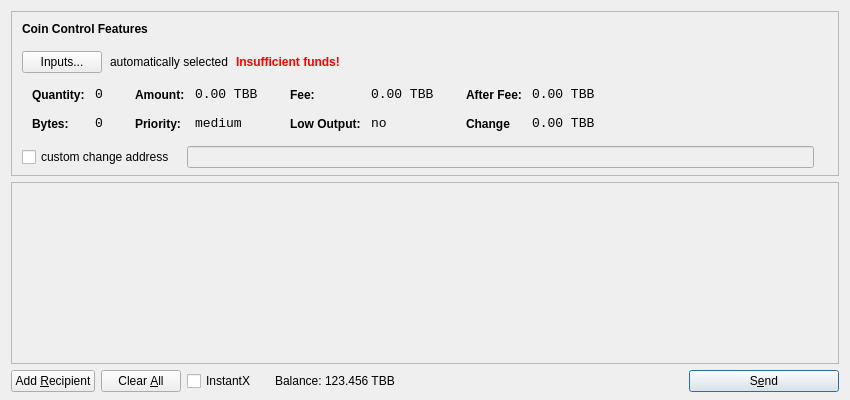
<?xml version="1.0" encoding="UTF-8"?>
<ui version="4.0">
 <class>SendCoinsDialog</class>
 <widget class="QDialog" name="SendCoinsDialog">
  <property name="geometry">
   <rect>
    <x>0</x>
    <y>0</y>
    <width>850</width>
    <height>400</height>
   </rect>
  </property>
  <property name="windowTitle">
   <string>Send Coins</string>
  </property>
  <property name="styleSheet">
   <string notr="true"/>
  </property>
  <layout class="QVBoxLayout" name="verticalLayout" stretch="0,1,0">
   <property name="bottomMargin">
    <number>8</number>
   </property>
   <item>
    <widget class="QFrame" name="frameCoinControl">
     <property name="sizePolicy">
      <sizepolicy hsizetype="Expanding" vsizetype="Expanding">
       <horstretch>0</horstretch>
       <verstretch>0</verstretch>
      </sizepolicy>
     </property>
     <property name="maximumSize">
      <size>
       <width>16777215</width>
       <height>16777215</height>
      </size>
     </property>
     <property name="frameShape">
      <enum>QFrame::StyledPanel</enum>
     </property>
     <property name="frameShadow">
      <enum>QFrame::Sunken</enum>
     </property>
     <layout class="QVBoxLayout" name="verticalLayoutCoinControl2">
      <property name="spacing">
       <number>6</number>
      </property>
      <property name="leftMargin">
       <number>0</number>
      </property>
      <property name="topMargin">
       <number>0</number>
      </property>
      <property name="rightMargin">
       <number>0</number>
      </property>
      <property name="bottomMargin">
       <number>6</number>
      </property>
      <item>
       <layout class="QVBoxLayout" name="verticalLayoutCoinControl" stretch="0,0,0,0,1">
        <property name="spacing">
         <number>0</number>
        </property>
        <property name="leftMargin">
         <number>10</number>
        </property>
        <property name="topMargin">
         <number>10</number>
        </property>
        <item>
         <layout class="QHBoxLayout" name="horizontalLayoutCoinControl1">
          <property name="bottomMargin">
           <number>15</number>
          </property>
          <item>
           <widget class="QLabel" name="labelCoinControlFeatures">
            <property name="sizePolicy">
             <sizepolicy hsizetype="Preferred" vsizetype="Maximum">
              <horstretch>0</horstretch>
              <verstretch>0</verstretch>
             </sizepolicy>
            </property>
            <property name="font">
             <font>
              <weight>75</weight>
              <bold>true</bold>
             </font>
            </property>
            <property name="styleSheet">
             <string notr="true">font-weight:bold;</string>
            </property>
            <property name="text">
             <string>Coin Control Features</string>
            </property>
           </widget>
          </item>
         </layout>
        </item>
        <item>
         <layout class="QHBoxLayout" name="horizontalLayoutCoinControl2" stretch="0,0,0,0">
          <property name="spacing">
           <number>8</number>
          </property>
          <property name="bottomMargin">
           <number>10</number>
          </property>
          <item>
           <widget class="QPushButton" name="pushButtonCoinControl">
            <property name="styleSheet">
             <string notr="true"/>
            </property>
            <property name="text">
             <string>Inputs...</string>
            </property>
           </widget>
          </item>
          <item>
           <widget class="QLabel" name="labelCoinControlAutomaticallySelected">
            <property name="text">
             <string>automatically selected</string>
            </property>
            <property name="margin">
             <number>5</number>
            </property>
           </widget>
          </item>
          <item>
           <widget class="QLabel" name="labelCoinControlInsuffFunds">
            <property name="font">
             <font>
              <weight>75</weight>
              <bold>true</bold>
             </font>
            </property>
            <property name="styleSheet">
             <string notr="true">color:red;font-weight:bold;</string>
            </property>
            <property name="text">
             <string>Insufficient funds!</string>
            </property>
            <property name="margin">
             <number>5</number>
            </property>
           </widget>
          </item>
          <item>
           <spacer name="horizontalSpacerCoinControl">
            <property name="orientation">
             <enum>Qt::Horizontal</enum>
            </property>
            <property name="sizeHint" stdset="0">
             <size>
              <width>40</width>
              <height>1</height>
             </size>
            </property>
           </spacer>
          </item>
         </layout>
        </item>
        <item>
         <widget class="QWidget" name="widgetCoinControl" native="true">
          <property name="sizePolicy">
           <sizepolicy hsizetype="Preferred" vsizetype="Preferred">
            <horstretch>0</horstretch>
            <verstretch>0</verstretch>
           </sizepolicy>
          </property>
          <property name="minimumSize">
           <size>
            <width>0</width>
            <height>0</height>
           </size>
          </property>
          <property name="styleSheet">
           <string notr="true"/>
          </property>
          <layout class="QHBoxLayout" name="horizontalLayoutCoinControl5">
           <property name="leftMargin">
            <number>0</number>
           </property>
           <property name="topMargin">
            <number>0</number>
           </property>
           <property name="rightMargin">
            <number>0</number>
           </property>
           <property name="bottomMargin">
            <number>0</number>
           </property>
           <item>
            <layout class="QHBoxLayout" name="horizontalLayoutCoinControl3" stretch="0,0,0,1">
             <property name="spacing">
              <number>20</number>
             </property>
             <property name="topMargin">
              <number>0</number>
             </property>
             <property name="bottomMargin">
              <number>10</number>
             </property>
             <item>
              <layout class="QFormLayout" name="formLayoutCoinControl1">
               <property name="horizontalSpacing">
                <number>10</number>
               </property>
               <property name="verticalSpacing">
                <number>14</number>
               </property>
               <property name="leftMargin">
                <number>10</number>
               </property>
               <property name="topMargin">
                <number>4</number>
               </property>
               <property name="rightMargin">
                <number>6</number>
               </property>
               <item row="0" column="0">
                <widget class="QLabel" name="labelCoinControlQuantityText">
                 <property name="styleSheet">
                  <string notr="true">font-weight:bold;</string>
                 </property>
                 <property name="text">
                  <string>Quantity:</string>
                 </property>
                 <property name="margin">
                  <number>0</number>
                 </property>
                </widget>
               </item>
               <item row="0" column="1">
                <widget class="QLabel" name="labelCoinControlQuantity">
                 <property name="font">
                  <font>
                   <family>Monospace</family>
                   <pointsize>10</pointsize>
                  </font>
                 </property>
                 <property name="cursor">
                  <cursorShape>IBeamCursor</cursorShape>
                 </property>
                 <property name="contextMenuPolicy">
                  <enum>Qt::ActionsContextMenu</enum>
                 </property>
                 <property name="text">
                  <string>0</string>
                 </property>
                 <property name="margin">
                  <number>0</number>
                 </property>
                 <property name="textInteractionFlags">
                  <set>Qt::LinksAccessibleByMouse|Qt::TextSelectableByKeyboard|Qt::TextSelectableByMouse</set>
                 </property>
                </widget>
               </item>
               <item row="1" column="0">
                <widget class="QLabel" name="labelCoinControlBytesText">
                 <property name="styleSheet">
                  <string notr="true">font-weight:bold;</string>
                 </property>
                 <property name="text">
                  <string>Bytes:</string>
                 </property>
                </widget>
               </item>
               <item row="1" column="1">
                <widget class="QLabel" name="labelCoinControlBytes">
                 <property name="font">
                  <font>
                   <family>Monospace</family>
                   <pointsize>10</pointsize>
                  </font>
                 </property>
                 <property name="cursor">
                  <cursorShape>IBeamCursor</cursorShape>
                 </property>
                 <property name="contextMenuPolicy">
                  <enum>Qt::ActionsContextMenu</enum>
                 </property>
                 <property name="text">
                  <string>0</string>
                 </property>
                 <property name="textInteractionFlags">
                  <set>Qt::LinksAccessibleByMouse|Qt::TextSelectableByKeyboard|Qt::TextSelectableByMouse</set>
                 </property>
                </widget>
               </item>
              </layout>
             </item>
             <item>
              <layout class="QFormLayout" name="formLayoutCoinControl2">
               <property name="horizontalSpacing">
                <number>10</number>
               </property>
               <property name="verticalSpacing">
                <number>14</number>
               </property>
               <property name="leftMargin">
                <number>6</number>
               </property>
               <property name="topMargin">
                <number>4</number>
               </property>
               <property name="rightMargin">
                <number>6</number>
               </property>
               <item row="0" column="0">
                <widget class="QLabel" name="labelCoinControlAmountText">
                 <property name="styleSheet">
                  <string notr="true">font-weight:bold;</string>
                 </property>
                 <property name="text">
                  <string>Amount:</string>
                 </property>
                 <property name="margin">
                  <number>0</number>
                 </property>
                </widget>
               </item>
               <item row="0" column="1">
                <widget class="QLabel" name="labelCoinControlAmount">
                 <property name="font">
                  <font>
                   <family>Monospace</family>
                   <pointsize>10</pointsize>
                  </font>
                 </property>
                 <property name="cursor">
                  <cursorShape>IBeamCursor</cursorShape>
                 </property>
                 <property name="contextMenuPolicy">
                  <enum>Qt::ActionsContextMenu</enum>
                 </property>
                 <property name="text">
                  <string>0.00 TBB</string>
                 </property>
                 <property name="textInteractionFlags">
                  <set>Qt::LinksAccessibleByMouse|Qt::TextSelectableByKeyboard|Qt::TextSelectableByMouse</set>
                 </property>
                </widget>
               </item>
               <item row="1" column="0">
                <widget class="QLabel" name="labelCoinControlPriorityText">
                 <property name="styleSheet">
                  <string notr="true">font-weight:bold;</string>
                 </property>
                 <property name="text">
                  <string>Priority:</string>
                 </property>
                </widget>
               </item>
               <item row="1" column="1">
                <widget class="QLabel" name="labelCoinControlPriority">
                 <property name="font">
                  <font>
                   <family>Monospace</family>
                   <pointsize>10</pointsize>
                  </font>
                 </property>
                 <property name="cursor">
                  <cursorShape>IBeamCursor</cursorShape>
                 </property>
                 <property name="contextMenuPolicy">
                  <enum>Qt::ActionsContextMenu</enum>
                 </property>
                 <property name="text">
                  <string>medium</string>
                 </property>
                 <property name="textInteractionFlags">
                  <set>Qt::LinksAccessibleByMouse|Qt::TextSelectableByKeyboard|Qt::TextSelectableByMouse</set>
                 </property>
                </widget>
               </item>
              </layout>
             </item>
             <item>
              <layout class="QFormLayout" name="formLayoutCoinControl3">
               <property name="horizontalSpacing">
                <number>10</number>
               </property>
               <property name="verticalSpacing">
                <number>14</number>
               </property>
               <property name="leftMargin">
                <number>6</number>
               </property>
               <property name="topMargin">
                <number>4</number>
               </property>
               <property name="rightMargin">
                <number>6</number>
               </property>
               <item row="0" column="0">
                <widget class="QLabel" name="labelCoinControlFeeText">
                 <property name="styleSheet">
                  <string notr="true">font-weight:bold;</string>
                 </property>
                 <property name="text">
                  <string>Fee:</string>
                 </property>
                 <property name="margin">
                  <number>0</number>
                 </property>
                </widget>
               </item>
               <item row="0" column="1">
                <widget class="QLabel" name="labelCoinControlFee">
                 <property name="font">
                  <font>
                   <family>Monospace</family>
                   <pointsize>10</pointsize>
                  </font>
                 </property>
                 <property name="cursor">
                  <cursorShape>IBeamCursor</cursorShape>
                 </property>
                 <property name="contextMenuPolicy">
                  <enum>Qt::ActionsContextMenu</enum>
                 </property>
                 <property name="text">
                  <string>0.00 TBB</string>
                 </property>
                 <property name="textInteractionFlags">
                  <set>Qt::LinksAccessibleByMouse|Qt::TextSelectableByKeyboard|Qt::TextSelectableByMouse</set>
                 </property>
                </widget>
               </item>
               <item row="1" column="0">
                <widget class="QLabel" name="labelCoinControlLowOutputText">
                 <property name="styleSheet">
                  <string notr="true">font-weight:bold;</string>
                 </property>
                 <property name="text">
                  <string>Low Output:</string>
                 </property>
                </widget>
               </item>
               <item row="1" column="1">
                <widget class="QLabel" name="labelCoinControlLowOutput">
                 <property name="font">
                  <font>
                   <family>Monospace</family>
                   <pointsize>10</pointsize>
                  </font>
                 </property>
                 <property name="cursor">
                  <cursorShape>IBeamCursor</cursorShape>
                 </property>
                 <property name="contextMenuPolicy">
                  <enum>Qt::ActionsContextMenu</enum>
                 </property>
                 <property name="text">
                  <string>no</string>
                 </property>
                 <property name="textInteractionFlags">
                  <set>Qt::LinksAccessibleByMouse|Qt::TextSelectableByKeyboard|Qt::TextSelectableByMouse</set>
                 </property>
                </widget>
               </item>
              </layout>
             </item>
             <item>
              <layout class="QFormLayout" name="formLayoutCoinControl4">
               <property name="horizontalSpacing">
                <number>10</number>
               </property>
               <property name="verticalSpacing">
                <number>14</number>
               </property>
               <property name="leftMargin">
                <number>6</number>
               </property>
               <property name="topMargin">
                <number>4</number>
               </property>
               <property name="rightMargin">
                <number>6</number>
               </property>
               <item row="0" column="0">
                <widget class="QLabel" name="labelCoinControlAfterFeeText">
                 <property name="styleSheet">
                  <string notr="true">font-weight:bold;</string>
                 </property>
                 <property name="text">
                  <string>After Fee:</string>
                 </property>
                 <property name="margin">
                  <number>0</number>
                 </property>
                </widget>
               </item>
               <item row="0" column="1">
                <widget class="QLabel" name="labelCoinControlAfterFee">
                 <property name="font">
                  <font>
                   <family>Monospace</family>
                   <pointsize>10</pointsize>
                  </font>
                 </property>
                 <property name="cursor">
                  <cursorShape>IBeamCursor</cursorShape>
                 </property>
                 <property name="contextMenuPolicy">
                  <enum>Qt::ActionsContextMenu</enum>
                 </property>
                 <property name="text">
                  <string>0.00 TBB</string>
                 </property>
                 <property name="textInteractionFlags">
                  <set>Qt::LinksAccessibleByMouse|Qt::TextSelectableByKeyboard|Qt::TextSelectableByMouse</set>
                 </property>
                </widget>
               </item>
               <item row="1" column="0">
                <widget class="QLabel" name="labelCoinControlChangeText">
                 <property name="styleSheet">
                  <string notr="true">font-weight:bold;</string>
                 </property>
                 <property name="text">
                  <string>Change</string>
                 </property>
                </widget>
               </item>
               <item row="1" column="1">
                <widget class="QLabel" name="labelCoinControlChange">
                 <property name="font">
                  <font>
                   <family>Monospace</family>
                   <pointsize>10</pointsize>
                  </font>
                 </property>
                 <property name="cursor">
                  <cursorShape>IBeamCursor</cursorShape>
                 </property>
                 <property name="contextMenuPolicy">
                  <enum>Qt::ActionsContextMenu</enum>
                 </property>
                 <property name="text">
                  <string>0.00 TBB</string>
                 </property>
                 <property name="textInteractionFlags">
                  <set>Qt::LinksAccessibleByMouse|Qt::TextSelectableByKeyboard|Qt::TextSelectableByMouse</set>
                 </property>
                </widget>
               </item>
              </layout>
             </item>
            </layout>
           </item>
          </layout>
         </widget>
        </item>
        <item>
         <layout class="QHBoxLayout" name="horizontalLayoutCoinControl4" stretch="0,0,0">
          <property name="spacing">
           <number>12</number>
          </property>
          <property name="sizeConstraint">
           <enum>QLayout::SetDefaultConstraint</enum>
          </property>
          <property name="topMargin">
           <number>5</number>
          </property>
          <property name="rightMargin">
           <number>5</number>
          </property>
          <item>
           <widget class="QCheckBox" name="checkBoxCoinControlChange">
            <property name="text">
             <string>custom change address</string>
            </property>
           </widget>
          </item>
          <item>
           <widget class="QLineEdit" name="lineEditCoinControlChange">
            <property name="enabled">
             <bool>false</bool>
            </property>
            <property name="sizePolicy">
             <sizepolicy hsizetype="Expanding" vsizetype="Fixed">
              <horstretch>0</horstretch>
              <verstretch>0</verstretch>
             </sizepolicy>
            </property>
           </widget>
          </item>
          <item>
           <widget class="QLabel" name="labelCoinControlChangeLabel">
            <property name="sizePolicy">
             <sizepolicy hsizetype="Preferred" vsizetype="Expanding">
              <horstretch>0</horstretch>
              <verstretch>0</verstretch>
             </sizepolicy>
            </property>
            <property name="minimumSize">
             <size>
              <width>0</width>
              <height>0</height>
             </size>
            </property>
            <property name="text">
             <string/>
            </property>
            <property name="margin">
             <number>3</number>
            </property>
           </widget>
          </item>
         </layout>
        </item>
        <item>
         <spacer name="verticalSpacerCoinControl">
          <property name="orientation">
           <enum>Qt::Vertical</enum>
          </property>
          <property name="sizeHint" stdset="0">
           <size>
            <width>800</width>
            <height>1</height>
           </size>
          </property>
         </spacer>
        </item>
       </layout>
      </item>
     </layout>
    </widget>
   </item>
   <item>
    <widget class="QScrollArea" name="scrollArea">
     <property name="widgetResizable">
      <bool>true</bool>
     </property>
     <widget class="QWidget" name="scrollAreaWidgetContents">
      <property name="geometry">
       <rect>
        <x>0</x>
        <y>0</y>
        <width>830</width>
        <height>170</height>
       </rect>
      </property>
      <layout class="QVBoxLayout" name="verticalLayout_2">
       <property name="leftMargin">
        <number>0</number>
       </property>
       <property name="topMargin">
        <number>0</number>
       </property>
       <property name="rightMargin">
        <number>0</number>
       </property>
       <property name="bottomMargin">
        <number>0</number>
       </property>
       <item>
        <layout class="QVBoxLayout" name="entries">
         <property name="spacing">
          <number>6</number>
         </property>
        </layout>
       </item>
       <item>
        <spacer name="verticalSpacer">
         <property name="orientation">
          <enum>Qt::Vertical</enum>
         </property>
         <property name="sizeHint" stdset="0">
          <size>
           <width>20</width>
           <height>40</height>
          </size>
         </property>
        </spacer>
       </item>
      </layout>
     </widget>
    </widget>
   </item>
   <item>
    <layout class="QHBoxLayout" name="horizontalLayout">
     <item>
      <widget class="QPushButton" name="addButton">
       <property name="toolTip">
        <string>Send to multiple recipients at once</string>
       </property>
       <property name="text">
        <string>Add &amp;Recipient</string>
       </property>
       <property name="autoDefault">
        <bool>false</bool>
       </property>
      </widget>
     </item>
     <item>
      <widget class="QPushButton" name="clearButton">
       <property name="sizePolicy">
        <sizepolicy hsizetype="Minimum" vsizetype="Fixed">
         <horstretch>0</horstretch>
         <verstretch>0</verstretch>
        </sizepolicy>
       </property>
       <property name="toolTip">
        <string>Remove all transaction fields</string>
       </property>
       <property name="text">
        <string>Clear &amp;All</string>
       </property>
       <property name="autoRepeatDelay">
        <number>300</number>
       </property>
       <property name="autoDefault">
        <bool>false</bool>
       </property>
      </widget>
     </item>
     <item>
      <layout class="QHBoxLayout" name="horizontalLayout_2">
       <property name="spacing">
        <number>3</number>
       </property>
       <item>
        <widget class="QCheckBox" name="checkInstantX">
         <property name="enabled">
          <bool>true</bool>
         </property>
         <property name="minimumSize">
          <size>
           <width>85</width>
           <height>0</height>
          </size>
         </property>
         <property name="text">
          <string>InstantX</string>
         </property>
        </widget>
       </item>
       <item>
        <widget class="QLabel" name="label">
         <property name="sizePolicy">
          <sizepolicy hsizetype="Preferred" vsizetype="Fixed">
           <horstretch>0</horstretch>
           <verstretch>0</verstretch>
          </sizepolicy>
         </property>
         <property name="text">
          <string>Balance:</string>
         </property>
        </widget>
       </item>
       <item>
        <widget class="QLabel" name="labelBalance">
         <property name="sizePolicy">
          <sizepolicy hsizetype="Preferred" vsizetype="Fixed">
           <horstretch>0</horstretch>
           <verstretch>0</verstretch>
          </sizepolicy>
         </property>
         <property name="cursor">
          <cursorShape>IBeamCursor</cursorShape>
         </property>
         <property name="text">
          <string>123.456 TBB</string>
         </property>
         <property name="textInteractionFlags">
          <set>Qt::LinksAccessibleByMouse|Qt::TextSelectableByKeyboard|Qt::TextSelectableByMouse</set>
         </property>
        </widget>
       </item>
      </layout>
     </item>
     <item>
      <spacer name="horizontalSpacer">
       <property name="orientation">
        <enum>Qt::Horizontal</enum>
       </property>
       <property name="sizeHint" stdset="0">
        <size>
         <width>40</width>
         <height>20</height>
        </size>
       </property>
      </spacer>
     </item>
     <item>
      <widget class="QPushButton" name="sendButton">
       <property name="minimumSize">
        <size>
         <width>150</width>
         <height>0</height>
        </size>
       </property>
       <property name="toolTip">
        <string>Confirm the send action</string>
       </property>
       <property name="text">
        <string>S&amp;end</string>
       </property>
       <property name="icon">
        <iconset resource="../bitcoin.qrc">
         <normaloff>:/icons/send</normaloff>:/icons/send</iconset>
       </property>
       <property name="default">
        <bool>true</bool>
       </property>
      </widget>
     </item>
    </layout>
   </item>
  </layout>
 </widget>
 <resources>
  <include location="../bitcoin.qrc"/>
 </resources>
 <connections/>
</ui>
